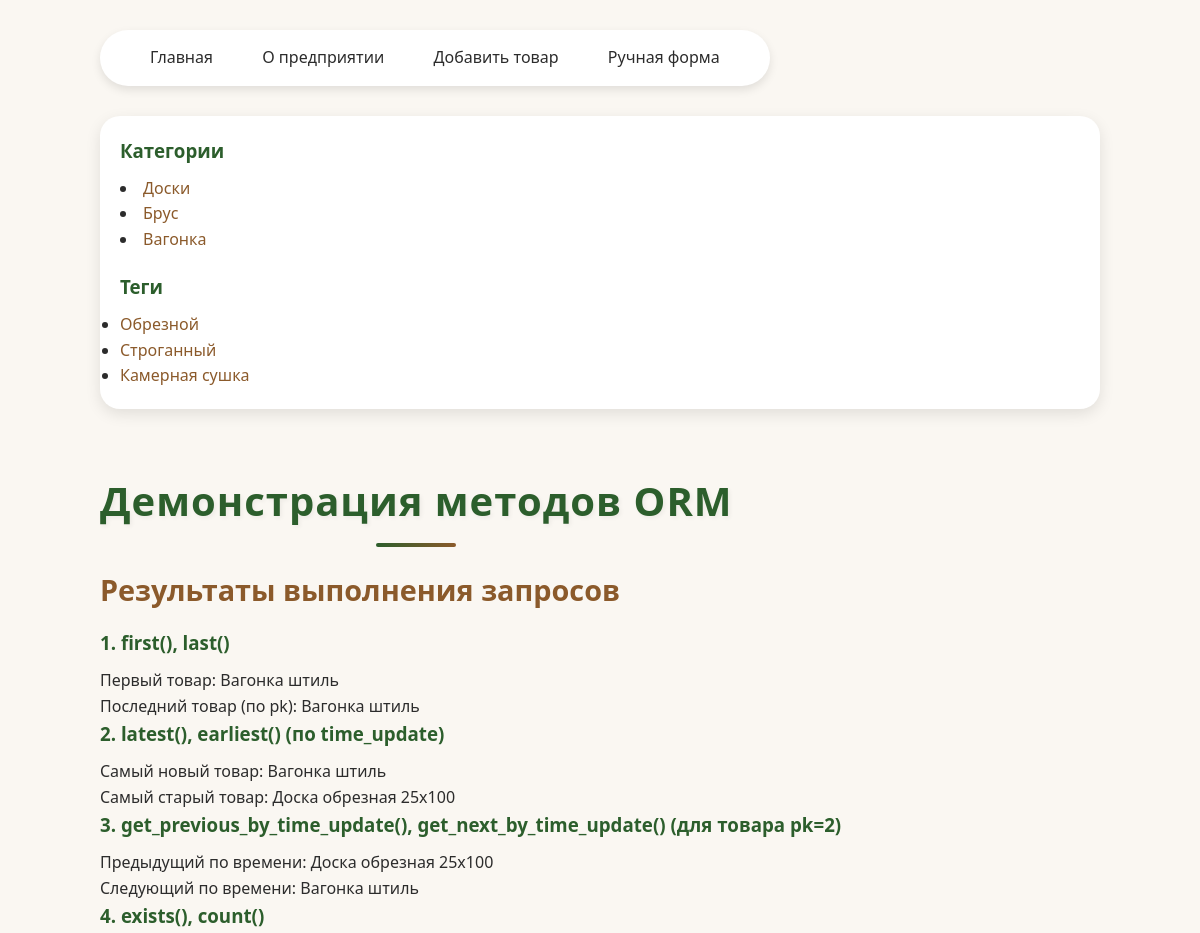
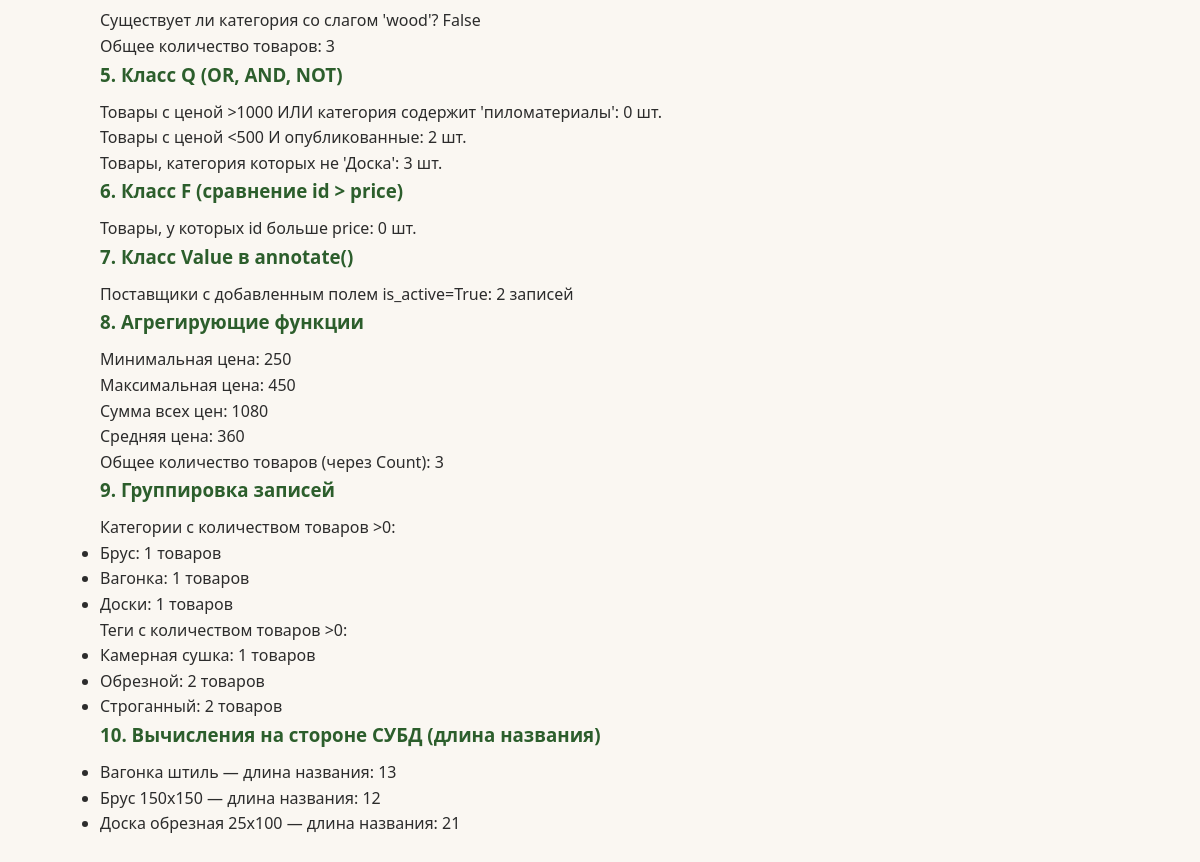
Page /demo/ on the earlier database version (2 pictures, top to bottom).
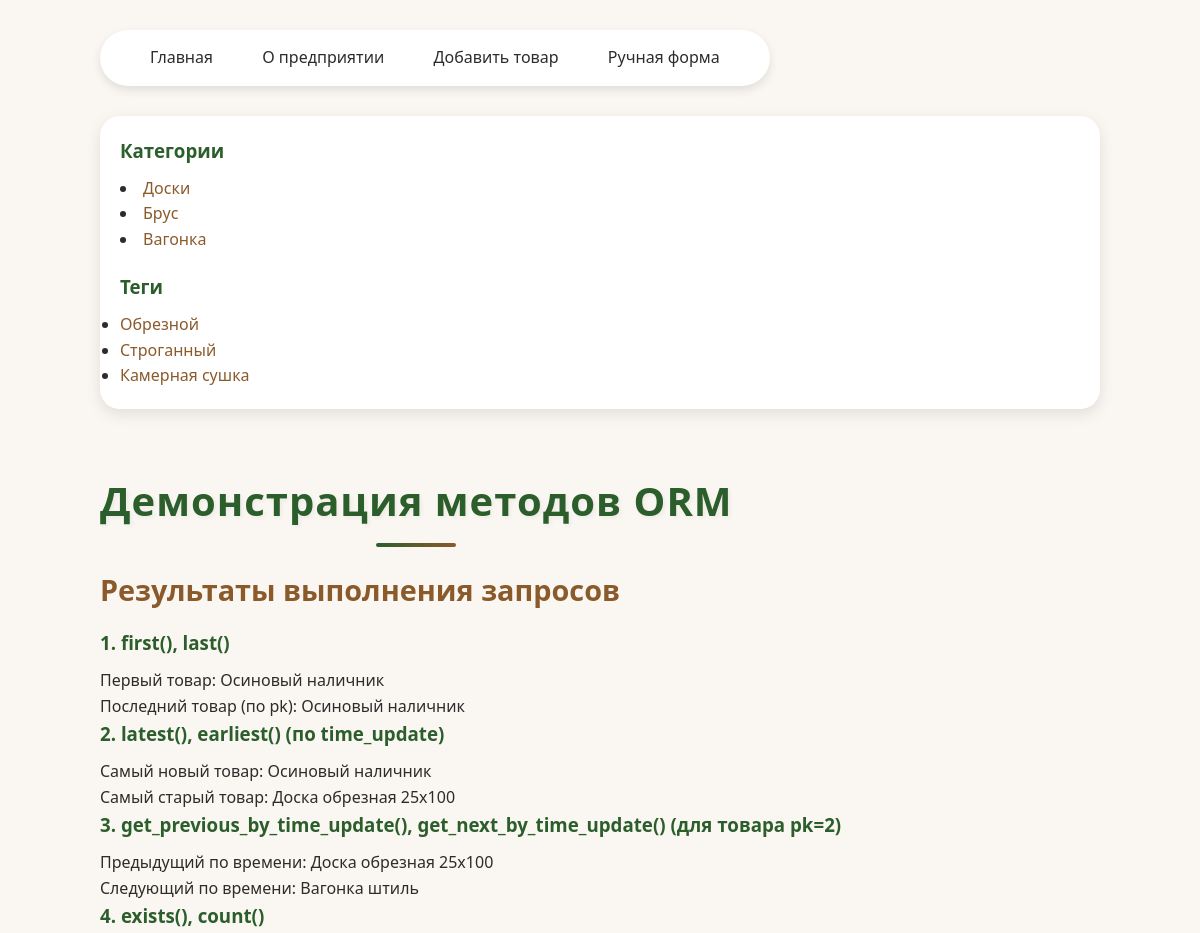
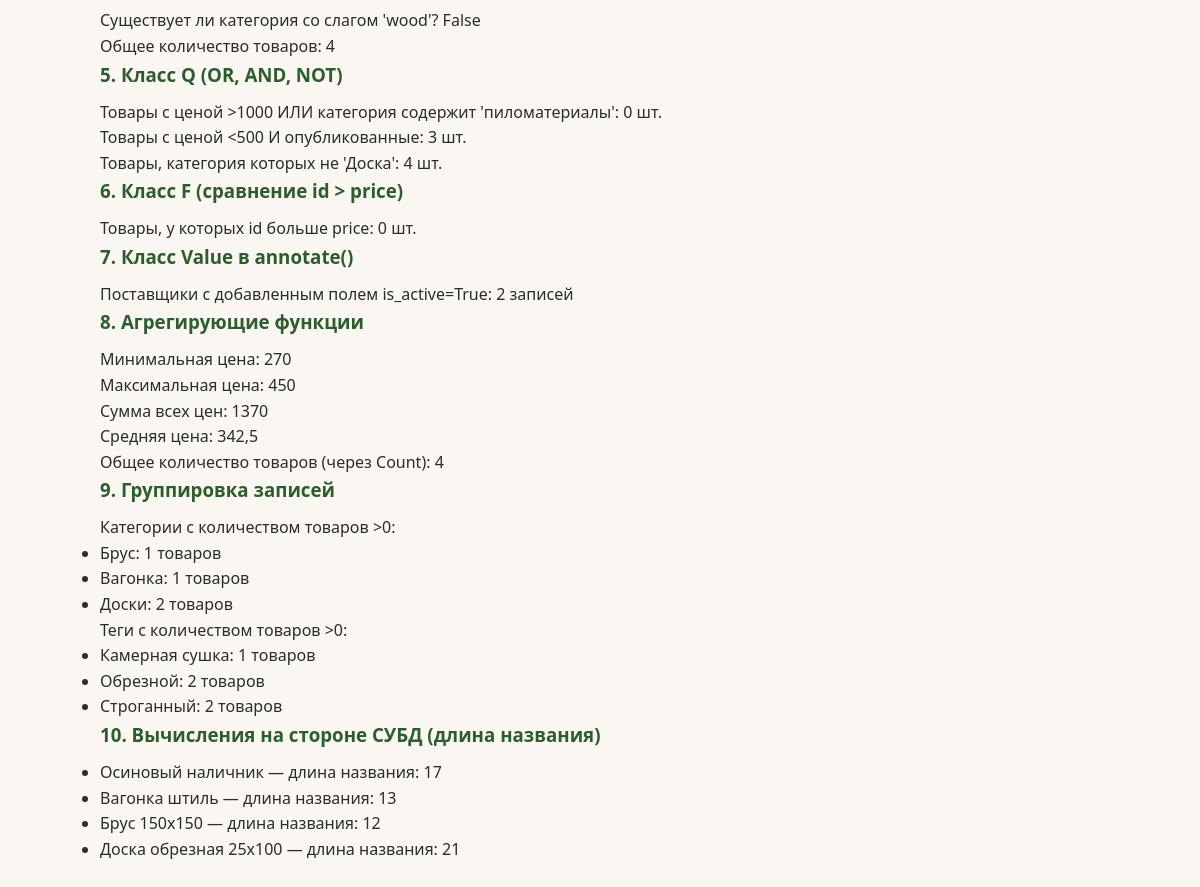
Same page on the later database version (2 pictures, top to bottom).
### lumber/models.py (models this page shows, shortened)
class Category(models.Model):
    name = models.CharField(max_length=100, db_index=True, verbose_name="Категория")
    slug = models.SlugField(max_length=255, unique=True, db_index=True, verbose_name="URL")
    class Meta:
        verbose_name = "Категория"
        verbose_name_plural = "Категории"
    def get_absolute_url(self):
        return reverse("category", kwargs={"cat_slug": self.slug})

class Tag(models.Model):
    name = models.CharField(max_length=100, db_index=True, verbose_name="Тег")
    slug = models.SlugField(max_length=255, unique=True, db_index=True, verbose_name="URL")
    class Meta:
        verbose_name = "Тег"
        verbose_name_plural = "Теги"
    def get_absolute_url(self):
        return reverse("tag", kwargs={"tag_slug": self.slug})

class Product(models.Model):
    class Status(models.IntegerChoices):
        DRAFT = 0, "Черновик"
        PUBLISHED = 1, "Опубликовано"
    title = models.CharField(max_length=255, verbose_name="Название")
    slug = models.SlugField(
        max_length=255,
        unique=True,
        db_index=True,
        verbose_name="URL",
        validators=[
            MinLengthValidator(5),
            MaxLengthValidator(100),
        ],
    )
    content = models.TextField(blank=True, verbose_name="Описание")
    photo = models.ImageField(
        upload_to="products/%Y/%m/%d/",
        blank=True,
        null=True,
        verbose_name="Фото",
    )
    price = models.DecimalField(
        max_digits=10,
        decimal_places=2,
        blank=True,
        null=True,
        verbose_name="Цена",
    )
    time_create = models.DateTimeField(auto_now_add=True, verbose_name="Время создания")
    time_update = models.DateTimeField(auto_now=True, verbose_name="Время изменения")
    is_published = models.BooleanField(
        choices=Status.choices,
        default=Status.DRAFT,
        verbose_name="Статус",
    )
    category = models.ForeignKey(
        Category,
        on_delete=models.PROTECT,
        related_name="products",
        verbose_name="Категория",
    )
    tags = models.ManyToManyField(
        Tag,
        blank=True,
        related_name="products",
        verbose_name="Теги",
    )
    supplier = models.ForeignKey(
        Supplier,
        on_delete=models.SET_NULL,
        null=True,
        blank=True,
        related_name="products",
        verbose_name="Поставщик",
    )
    objects = models.Manager()
    published = PublishedManager()
    class Meta:
        verbose_name = "Товар"
        verbose_name_plural = "Товары"
        ordering = ["-time_create"]
        indexes = [
            models.Index(fields=["-time_create"]),
        ]
    def __str__(self):
        return self.title

### lumber/views.py (the view)
# urls.py: path("demo/", views.DemoView.as_view(), name="demo"),
class DemoView(DataMixin, TemplateView):
    template_name = "lumber/demo.html"
    title_page = "Демонстрация методов ORM"
    def get_context_data(self, **kwargs):
        context = super().get_context_data(**kwargs)
        results = {}
        results["first_product"] = Product.objects.first()
        results["last_product"] = Product.objects.order_by("pk").last()
        results["latest_product"] = Product.objects.order_by("-time_update").first()
        results["earliest_product"] = Product.objects.order_by("time_update").first()
        try:
            prod = Product.objects.get(pk=2)
            results["prev_by_time"] = prod.get_previous_by_time_update()
            results["next_by_time"] = prod.get_next_by_time_update()
        except Product.DoesNotExist:
            results["prev_by_time"] = None
            results["next_by_time"] = None
        results["cat_exists"] = Category.objects.filter(slug="wood").exists()
        results["products_count"] = Product.objects.count()
        q_products = Product.objects.filter(
            Q(price__gt=1000) | Q(category__name__icontains="пиломатериалы")
        )
        results["q_or_products"] = list(q_products)
        q_and_products = Product.objects.filter(
            Q(price__lt=500) & Q(is_published=Product.Status.PUBLISHED)
        )
        results["q_and_products"] = list(q_and_products)
        q_not_products = Product.objects.filter(~Q(category__name="Доска"))
        results["q_not_products"] = list(q_not_products)
        f_products = Product.objects.filter(id__gt=F("price"))
        results["f_products"] = list(f_products)
        suppliers = Supplier.objects.annotate(is_active=Value(True))
        results["annotated_suppliers"] = suppliers
        results["min_price"] = Product.objects.aggregate(Min("price"))
        results["max_price"] = Product.objects.aggregate(Max("price"))
        results["sum_price"] = Product.objects.aggregate(Sum("price"))
        results["avg_price"] = Product.objects.aggregate(Avg("price"))
        results["total_products"] = Product.objects.aggregate(total=Count("id"))
        cat_group = Category.objects.annotate(total_products=Count("products")).filter(
            total_products__gt=0
        )
        results["grouped_categories"] = cat_group
        tag_group = Tag.objects.annotate(total_products=Count("products")).filter(
            total_products__gt=0
        )
        results["grouped_tags"] = tag_group
        products_with_name_len = Product.objects.annotate(title_len=Length("title")).values(
            "title",
            "title_len",
        )
        results["title_lengths"] = list(products_with_name_len[:5])
        return self.get_mixin_context(context, results=results)

### lumber/templatetags/lumber_tags.py (called while the page is built)
@register.inclusion_tag('lumber/list_categories.html')
def show_categories():
    cats = Category.objects.all()
    return {"cats": cats}

@register.inclusion_tag('lumber/list_tags.html')
def show_all_tags():
    tags = Tag.objects.all()
    return {"tags": tags}

### lumber/utils.py (called while the page is built)
    def get_mixin_context(self, context, **kwargs):
        context["menu"] = menu
        context["cat_selected"] = None
        context["tag_selected"] = None
        if self.title_page:
            context["title"] = self.title_page
        context.update(kwargs)
        return context

### lumber/templates/lumber/demo.html (shortened to what this page needs)
{% extends 'base.html' %}
{% block content %}
<h2>Результаты выполнения запросов</h2>
<h3>1. first(), last()</h3>
<p>Первый товар: {{ results.first_product }}</p>
<p>Последний товар (по pk): {{ results.last_product }}</p>
<h3>2. latest(), earliest() (по time_update)</h3>
<p>Самый новый товар: {{ results.latest_product }}</p>
<p>Самый старый товар: {{ results.earliest_product }}</p>
<h3>3. get_previous_by_time_update(), get_next_by_time_update() (для товара pk=2)</h3>
<p>Предыдущий по времени: {{ results.prev_by_time }}</p>
<p>Следующий по времени: {{ results.next_by_time }}</p>
<h3>4. exists(), count()</h3>
<p>Существует ли категория со слагом 'wood'? {{ results.cat_exists }}</p>
<p>Общее количество товаров: {{ results.products_count }}</p>
<h3>5. Класс Q (OR, AND, NOT)</h3>
<p>Товары с ценой >1000 ИЛИ категория содержит 'пиломатериалы': {{ results.q_or_products|length }} шт.</p>
<p>Товары с ценой <500 И опубликованные: {{ results.q_and_products|length }} шт.</p>
<p>Товары, категория которых не 'Доска': {{ results.q_not_products|length }} шт.</p>
<h3>6. Класс F (сравнение id > price)</h3>
<p>Товары, у которых id больше price: {{ results.f_products|length }} шт.</p>
<h3>7. Класс Value в annotate()</h3>
<p>Поставщики с добавленным полем is_active=True: {{ results.annotated_suppliers|length }} записей</p>
<h3>8. Агрегирующие функции</h3>
<p>Минимальная цена: {{ results.min_price.price__min }}</p>
<p>Максимальная цена: {{ results.max_price.price__max }}</p>
<p>Сумма всех цен: {{ results.sum_price.price__sum }}</p>
<p>Средняя цена: {{ results.avg_price.price__avg }}</p>
<p>Общее количество товаров (через Count): {{ results.total_products.total }}</p>
<h3>9. Группировка записей</h3>
<p>Категории с количеством товаров >0:</p>
<ul>
    {% for cat in results.grouped_categories %}
        <li>{{ cat.name }}: {{ cat.total_products }} товаров</li>
    {% endfor %}
</ul>
<p>Теги с количеством товаров >0:</p>
<ul>
    {% for tag in results.grouped_tags %}
        <li>{{ tag.name }}: {{ tag.total_products }} товаров</li>
    {% endfor %}
</ul>
<h3>10. Вычисления на стороне СУБД (длина названия)</h3>
<ul>
    {% for item in results.title_lengths %}
        <li>{{ item.title }} — длина названия: {{ item.title_len }}</li>
    {% endfor %}
</ul>
{% endblock %}

### lumber/templates/lumber/list_categories.html
{% for cat in cats %}
    <li><a href="{{ cat.get_absolute_url }}">{{ cat.name }}</a></li>
{% endfor %}

### lumber/templates/lumber/list_tags.html
{% if tags %}
    <div class="tags-sidebar">
        <ul class="tags-list">
            {% for t in tags %}
                <li><a href="{{ t.get_absolute_url }}">{{ t.name }}</a></li>
            {% endfor %}
        </ul>
    </div>
{% endif %}

Differences in the rows shown:
computed for Category "Доски": total_products "1" → "2"
added Product: first_product "Осиновый наличник", last_product "Осиновый наличник", latest_product "Осиновый наличник", title "Осиновый наличник", title_len "17"
Other differences:
{{ results.products_count }}: "3" → "4"
{{ results.q_and_products|length }}: "2" → "3"
{{ results.q_not_products|length }}: "3" → "4"
{{ results.min_price.price__min }}: "250" → "270"
{{ results.sum_price.price__sum }}: "1080" → "1370"
{{ results.avg_price.price__avg }}: "360" → "342,5"
{{ results.total_products.total }}: "3" → "4"
{{ results.first_product }}: "Вагонка штиль" → "Осиновый наличник"
{{ results.last_product }}: "Вагонка штиль" → "Осиновый наличник"
{{ results.latest_product }}: "Вагонка штиль" → "Осиновый наличник"
